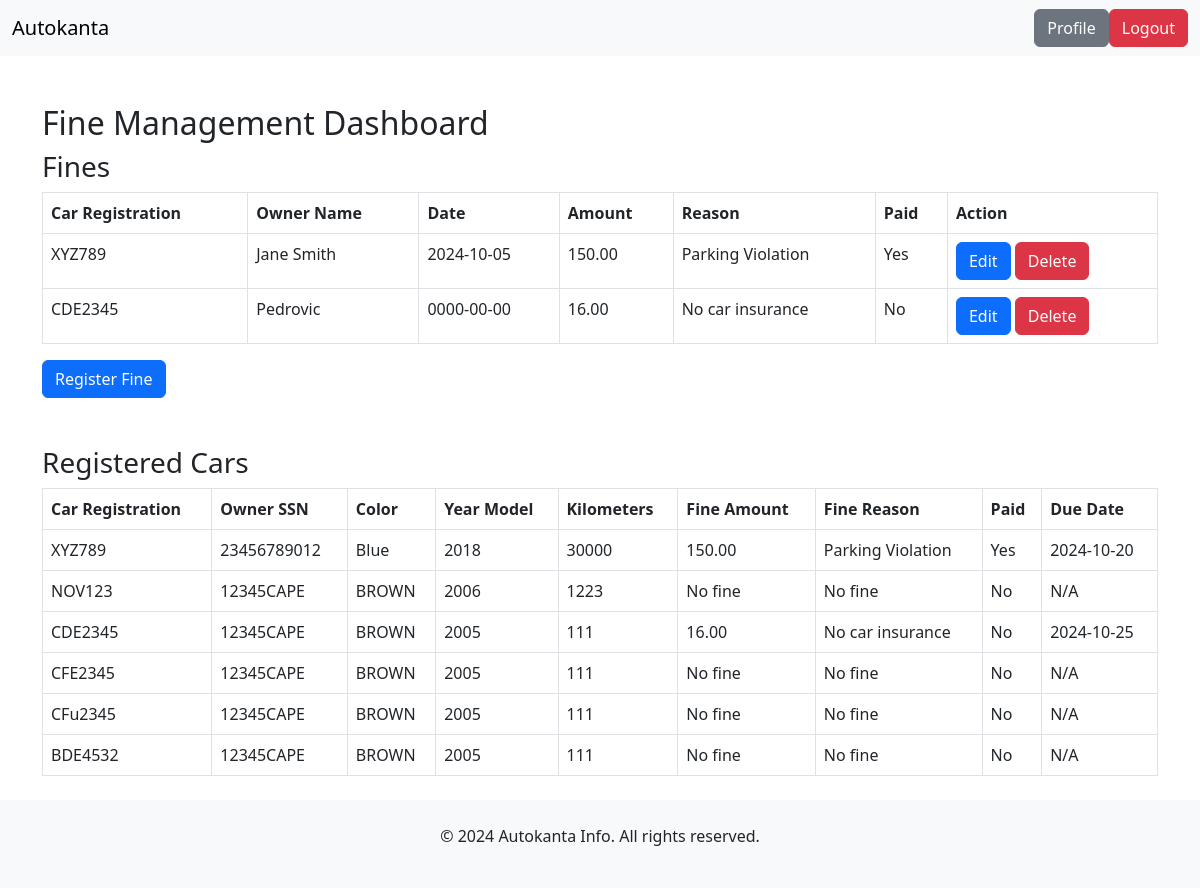
Page /dashboard.php on the committed database.
### tables this page shows
CREATE TABLE `fine` (
  `id` int(11) NOT NULL,
  `car` varchar(20) NOT NULL,
  `person` varchar(11) NOT NULL,
  `amount` decimal(10,2) NOT NULL,
  `reason` varchar(255) NOT NULL,
  `date` date NOT NULL,
  `due_date` date NOT NULL,
  `paid` tinyint(1) DEFAULT 0
);

CREATE TABLE `person` (
  `ssn` varchar(11) NOT NULL,
  `name` varchar(255) NOT NULL,
  `address` varchar(255) NOT NULL,
  `phone_number` varchar(15) NOT NULL,
  `password` varchar(255) NOT NULL,
  `role` enum('admin','manager','user') NOT NULL DEFAULT 'user',
  `created_at` timestamp NOT NULL DEFAULT current_timestamp(),
  `user_id` int(11) DEFAULT NULL
);

CREATE TABLE `car` (
  `id` int(11) NOT NULL,
  `register` varchar(20) NOT NULL,
  `color` varchar(50) NOT NULL,
  `year_model` int(11) NOT NULL CHECK (`year_model` > 1885),
  `kilometers` int(11) NOT NULL,
  `owner` varchar(11) DEFAULT NULL,
  `user_id` int(11) NOT NULL
);

### dashboard.php (the view, shortened to what this page needs)
<?php
require 'db.php';
$fines = [];
$cars = [];
$stmt = $conn->prepare("SELECT fine.id, fine.car, fine.date, fine.amount, fine.reason, fine.paid, person.name AS owner
FROM fine JOIN person ON fine.person = person.ssn");
if ($stmt) {
    $stmt->execute();
    $result = $stmt->get_result();
    while ($row = $result->fetch_assoc()) {
        $fines[] = $row;
    }
} else {
    $error_message = "Query preparation failed: " . $conn->error;
}
$car_stmt = $conn->prepare("
   SELECT
        car.register,
        car.color,
        car.year_model,
        car.kilometers,
        fine.amount AS fine_amount,
        fine.reason AS fine_reason,
        fine.paid,
        fine.due_date,
        car.owner AS owner_ssn  -- Make sure the correct field is used here
    FROM
        car
    LEFT JOIN
        fine ON car.register = fine.car
");
if ($car_stmt) {
    $car_stmt->execute();
    $car_result = $car_stmt->get_result();
    while ($row = $car_result->fetch_assoc()) {
        $cars[] = $row;
    }
} else {
    $error_message = "Query preparation failed: " . $conn->error;
}
?>
<!DOCTYPE html>
<html lang="en">
<head>
    <link href="https://cdn.jsdelivr.net/npm/bootstrap@5.3.0/dist/css/bootstrap.min.css" rel="stylesheet">
</head>
<body>
    <div class="wrapper">
        <nav class="navbar navbar-expand-lg navbar-light bg-light">
            <div class="container-fluid">
                <a class="navbar-brand nav-link active" href="home.php">Autokanta</a>
                <div class="collapse navbar-collapse" id="navbarTogglerDemo03">
                    <ul class="navbar-nav me-auto mb-2 mb-lg-0">
                        <li class="nav-item">
                            <a class="nav-link active" aria-current="page" href="#"></a>
                        </li>
                    </ul>
                    <a href="person_management.php" class="btn btn-secondary">Profile</a>
                    <a href="home.php" class="btn btn-danger">Logout</a>
                </div>
            </div>
        </nav>
        <div class="container mt-5">
            <h2>Fine Management Dashboard</h2>
            <?php if (!empty($fines)): ?>
                <h3>Fines</h3>
                <table class="table table-bordered">
                    <thead>
                        <tr>
                            <th>Car Registration</th>
                            <th>Owner Name</th>
                            <th>Date</th>
                            <th>Amount</th>
                            <th>Reason</th>
                            <th>Paid</th>
                            <th>Action</th>
                        </tr>
                    </thead>
                    <tbody>
                        <?php foreach ($fines as $fine): ?>
                            <tr>
                                <td><?php echo htmlspecialchars($fine['car']); ?></td>
                                <td><?php echo htmlspecialchars($fine['owner']); ?></td>
                                <td><?php echo htmlspecialchars($fine['date']); ?></td>
                                <td><?php echo htmlspecialchars($fine['amount']); ?></td>
                                <td><?php echo htmlspecialchars($fine['reason']); ?></td>
                                <td><?php echo $fine['paid'] ? 'Yes' : 'No'; ?></td>
                                <td>
                                    <button class="btn btn-primary" data-bs-toggle="modal"
                                        data-bs-target="#editFineModal<?php echo htmlspecialchars($fine['id']); ?>">
                                        Edit
                                    </button>
                                    <form action="dashboard.php" method="POST" style="display:inline;">
                                        <button type="submit" name="delete_fine" class="btn btn-danger"
                                            onclick="return confirm('Are you sure you want to delete this fine?');">Delete</button>
                                    </form>
                                </td>
                            </tr>
                        <?php endforeach; ?>
                    </tbody>
                </table>
                <div><a href="register_fine.php" class="btn btn-primary p">Register Fine</a></div>
            <?php else: ?>
                <p>No fines found.</p>
            <?php endif; ?>
            <h3 class="mt-5">Registered Cars</h3>
            <?php if (!empty($cars)): ?>
                <table class="table table-bordered">
                    <thead>
                        <tr>
                            <th>Car Registration</th>
                            <th>Owner SSN</th>
                            <th>Color</th>
                            <th>Year Model</th>
                            <th>Kilometers</th>
                            <th>Fine Amount</th>
                            <th>Fine Reason</th>
                            <th>Paid</th>
                            <th>Due Date</th>
                        </tr>
                    </thead>
                    <tbody>
                        <?php foreach ($cars as $car): ?>
                            <tr>
                                <td><?php echo htmlspecialchars($car['register']); ?></td>
                                <td><?php echo htmlspecialchars($car['owner_ssn']); ?></td>
                                <td><?php echo htmlspecialchars($car['color']); ?></td>
                                <td><?php echo htmlspecialchars($car['year_model']); ?></td>
                                <td><?php echo htmlspecialchars($car['kilometers']); ?></td>
                                <td><?php echo htmlspecialchars($car['fine_amount']) ?: 'No fine'; ?></td>
                                <td><?php echo htmlspecialchars($car['fine_reason']) ?: 'No fine'; ?></td>
                                <td><?php echo $car['paid'] ? 'Yes' : 'No'; ?></td>
                                <td><?php echo htmlspecialchars($car['due_date']) ?: 'N/A'; ?></td>
                            </tr>
                        <?php endforeach; ?>
                    </tbody>
                </table>
            <?php else: ?>
                <p>No registered cars found.</p>
            <?php endif; ?>
        </div>
    </div>
    <footer class="bg-light text-center py-4">
        <p>&copy; 2024 Autokanta Info. All rights reserved.</p>
    </footer>
</body>
</html>

### dashboard.php (style rules this page uses)
html, body { height: 100%; margin: 0; }
.wrapper { display: flex; flex-direction: column; min-height: 100vh; }

### rows in the picture
fine: car "XYZ789", person.name "Jane Smith", date "2024-10-05", amount "150.00", reason "Parking Violation", paid "Yes", car.register "XYZ789", car.owner "23456789012", car.color "Blue", car.year_model "2018", car.kilometers "30000", due_date "2024-10-20"
fine: car "CDE2345", person.name "Pedrovic", date "0000-00-00", amount "16.00", reason "No car insurance", paid "No", car.register "CDE2345", car.owner "12345CAPE", car.color "BROWN", car.year_model "2005", car.kilometers "111", due_date "2024-10-25"
car: register "NOV123", owner "12345CAPE", color "BROWN", year_model "2006", kilometers "1223", fine_amount "No fine", fine_reason "No fine", due_date "N/A"
car: register "CFE2345", owner "12345CAPE", color "BROWN", year_model "2005", kilometers "111", fine_amount "No fine", fine_reason "No fine", due_date "N/A"
car: register "CFu2345", owner "12345CAPE", color "BROWN", year_model "2005", kilometers "111", fine_amount "No fine", fine_reason "No fine", due_date "N/A"
car: register "BDE4532", owner "12345CAPE", color "BROWN", year_model "2005", kilometers "111", fine_amount "No fine", fine_reason "No fine", due_date "N/A"
